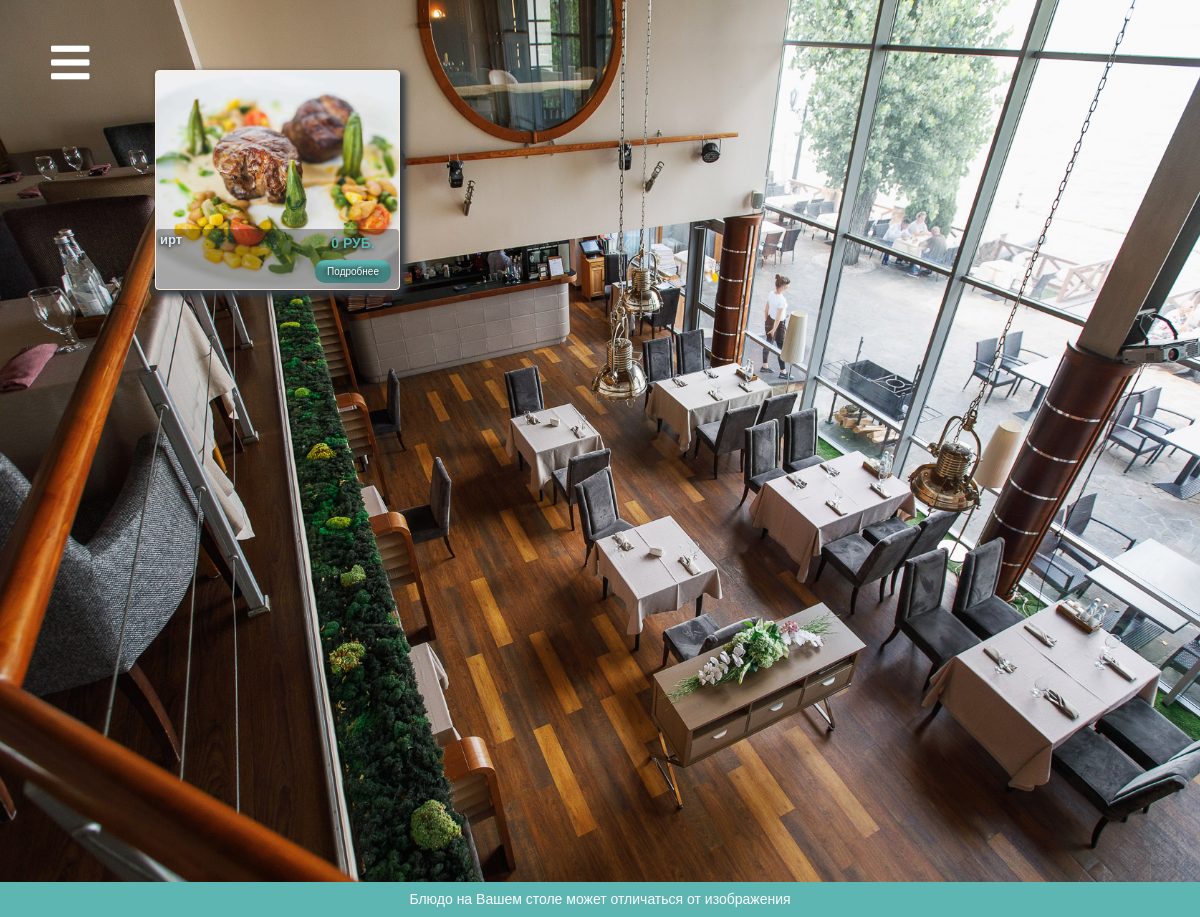
Screenshot of /3/ with the database file from the repository.
### menu/models.py (models this page shows, shortened)
class Dishes3(models.Model):
    title = models.CharField(max_length=200)
    main_photo = models.ImageField(verbose_name="Фото блюда", upload_to='img/dishes')
    text = models.TextField(verbose_name='Описание блюда', blank=True)
    price = models.CharField(default='0', max_length=200, verbose_name='Стоимость( Указываем только цифру)', blank=True)
    weight = models.CharField(default='0',max_length=200, verbose_name='Вес( Указываем только цифру)', blank=True)
    class Meta:
        verbose_name = 'Блюдо страницы (Горячие закуски)'
        verbose_name_plural = 'Блюда страницы (Горячие закуски)'

### menu/views.py (the view)
# urls.py: path('3/', views.page3, name='page3'),
def page3(request):
    context={}
    context['arrDishes'] = list(enumerate(Dishes3.objects.all()))
    context['title'] = Header.objects.all()[0].title
    context['background'] = Header.objects.all()[0].background
    context['top_pic'] = Header.objects.all()[0].top_pic
    context['menuitems'] = list(enumerate(MenuItem.objects.all(),1))
    return render(request, 'menu/page3.html', context)

### menu/templates/menu/page3.html
{% extends 'menu/base.html' %}
{% block content %}
					{% for idx, dish in arrDishes %}
					<div class="col-sm-6 col-lg-4">
						<div class="card" style="background: url({{ MEDIA_URL }}{{ dish.main_photo }}) no-repeat center/cover;">
							<div class="card__content d-flex">
								<h3 class="card__title">
									{{ dish.title }}
								</h3>
								<div class="price">
									<span>
										{{ dish.price }} руб.
									</span>
									<a id="{{ idx }}" href="#exampleModal" class="card__btn call">
										Подробнее
									</a>
								</div>
							</div>
						</div>
					</div>
					{% endfor %}
{% endblock %}

### menu/static/css/main.css (style rules this page uses)
body { font-family: 'Helvetica', sans-serif; color: #2d3033; padding: 0; margin: 0; font-size: 14px; letter-spacing: 0em; overflow:visible !important; }
div, p, form, input, a, span, button { box-sizing: border-box; }
a { text-decoration: none; color: #fff; padding: 0; }
h1, h2, h3, h4, h5, h6 { font-weight: 700; line-height: 1.15em }
h3 { font-size: 13px; text-shadow: -1px 1px 4px black; }
a, a:hover, a:active { text-decoration: none; color: white; }
a, button, input { transition: all 0.5s ease; }
span { font-size: 14px; font-weight: 700; text-transform: uppercase; text-shadow: -1px 1px 4px black; }
.card { background-color: #0000002b; border: none; width: 100%; height: 220px; margin-bottom: 32px; box-shadow: 4px 4px 7px 2px #343a40; border: 1px solid #FFEDDE; }
.card__content { text-transform: none; color: #edf7ffe6; width: 100%; background-color: #19171759; padding: 4px; border-radius: 4px; margin-top: auto; }
.card span { color: #5DB6B2; text-align: center; display: block; padding-bottom: 6px; }
.card__btn { font-size: 10px; padding: 6px 12px; background: #5DB6B2; box-shadow: inset 0px -27px 4px -10px rgba(0, 0, 0, 0.29); text-shadow: -1px 1px 4px black; border-radius: 10px; }
.price { margin-left: auto; margin-top: auto; padding-bottom: 4px; padding-right: 4px; }

### rows the page displays
Dishes3: main_photo (picture), title "ирт", price "0"
